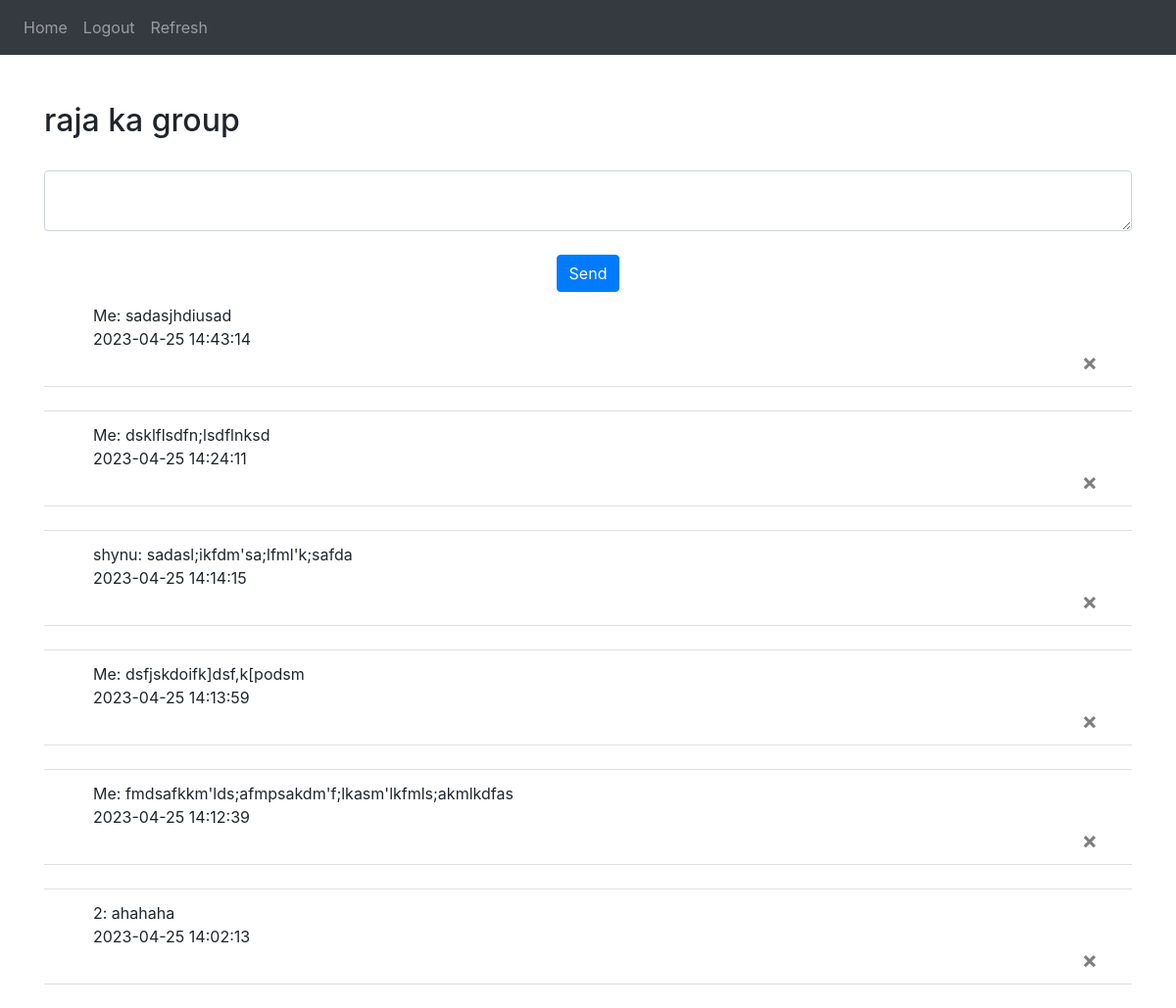
Page /chat/12345 (signed in) on the committed database.
### website/models.py (models this page shows)
class Group(db.Model):
    id = db.Column(db.Integer, primary_key=True)
    name = db.Column(db.String(150))
    code = db.Column(db.String(150), unique=True)
    owner_id = db.Column(db.Integer, db.ForeignKey('user.id'))
    messages = db.relationship('Message')
    date = db.Column(db.DateTime(timezone=True), default=func.now())

class Message(db.Model):
    id = db.Column(db.Integer, primary_key=True)
    user_id = db.Column(db.Integer, db.ForeignKey('user.id'))
    group_id = db.Column(db.Integer, db.ForeignKey('group.id'))
    name = db.Column(db.String(100))
    data = db.Column(db.String(10000))
    date = db.Column(db.DateTime(timezone=True), default=func.now())

### website/views.py (the view, shortened to what this page needs)
@views.route('/chat/<code>', methods=['GET', 'POST'])
@login_required
def solve(code):
    group = Group.query.filter_by(code=code).first()
    if group!=None:
        name = group.name
        messages = list(group.messages)
        messages.reverse()
    else:
        name = 'test'
        messages=[]
    return render_template('chat.html', messages=messages, user=current_user, name=name, code=code)

### website/__init__.py (called while the page is built)
def create_app():
    app = Flask(__name__)
    app.config['SECRET_KEY'] = "12345678"
    app.config['SQLALCHEMY_DATABASE_URI'] = f'sqlite:///{DB_NAME}'
    db.init_app(app)
    from .views import views
    from .auth import auth
    app.register_blueprint(views, url_prefix='/')
    app.register_blueprint(auth, url_prefix='/')
    from .models import Message, User, Group
    with app.app_context():
        db.create_all()
    login_manager = LoginManager()
    login_manager.login_view = 'auth.login'
    login_manager.init_app(app)
    @login_manager.user_loader
    def load_user(id):
        return User.query.get(int(id))
    return app

### website/templates/chat.html (shortened to what this page needs)
{% extends "index.html" %}
{% block content %}
<nav class="navbar navbar-expand-lg navbar-dark bg-dark">
    <div class="collapse navbar-collapse" id="navbar">
        <div class="navbar-nav">
            {% if user.is_authenticated %}
            <a class="nav-item nav-link" id="home" href="/">Home</a>
            <a class="nav-item nav-link" id="logout" href="/logout">Logout</a>
            <a class="nav-item nav-link" id="logout" href="{{ c }}">Refresh</a>
            {% else %}
            <a class="nav-item nav-link" id="login" href="/login">Login</a>
            <a class="nav-item nav-link" id="signUp" href="/sign-up">Sign-Up</a>
            {% endif %}
        </div>
    </div>
</nav>
<br />
<br />
<div class="container">
    <h2>{{ name }}</h2>
</div>
<br />
<div class="container" action="{{ c }}">
    <form method="POST">
        <textarea name="message" id="message" class="form-control"></textarea>
        <br />
        <div align="center">
        <button type="submit" class="btn btn-primary">Send</button>
        </div>
    </form>
</div>
  <div class="container">
    <ul class="list-group list-group-flush" id="notes">
    {% for m in messages %}
    <li class="list-group-item">
        <div class="container">
            {% if user.id == m.user_id %}
            <div class="container">{{ 'Me: ' + m.data }}</div>
            {% else %}
            <div class="container">{{ m.name + ': ' + m.data }}</div>
            {% endif %}
            <div class="container">{{ m.date }}</div>
            <button type="button" class="close" onClick="deleteNote('{{ m.id }}', '{{ code }}')">
                <span aria-hidden="true">&times;</span>
            </button>
        </div>
    </li>
    <br />
    {% endfor %}
    </ul>
</div>
{% endblock %}

### website/templates/index.html (shortened to what this page needs)
<!doctype html>
<html>
    <head>
        <link
      rel="stylesheet"
      href="https://stackpath.bootstrapcdn.com/bootstrap/4.4.1/css/bootstrap.min.css"
    />
    <link
      rel="stylesheet"
      href="https://stackpath.bootstrapcdn.com/font-awesome/4.7.0/css/font-awesome.min.css"
      />
    </head>
    <body>
        {% block content %}{% endblock %}
    </body>
</html>

### rows in the picture
Group: name "raja ka group"
Message: data "Me: sadasjhdiusad", date "2023-04-25 14:43:14"
Message: data "Me: dsklflsdfn;lsdflnksd", date "2023-04-25 14:24:11"
Message: name+data "shynu: sadasl;ikfdm'sa;lfml'k;safda", date "2023-04-25 14:14:15"
Message: data "Me: dsfjskdoifk]dsf,k[podsm", date "2023-04-25 14:13:59"
Message: data "Me: fmdsafkkm'lds;afmpsakdm'f;lkasm'lkfmls;akmlkdfas", date "2023-04-25 14:12:39"
Message: name+data "2: ahahaha", date "2023-04-25 14:02:13"
